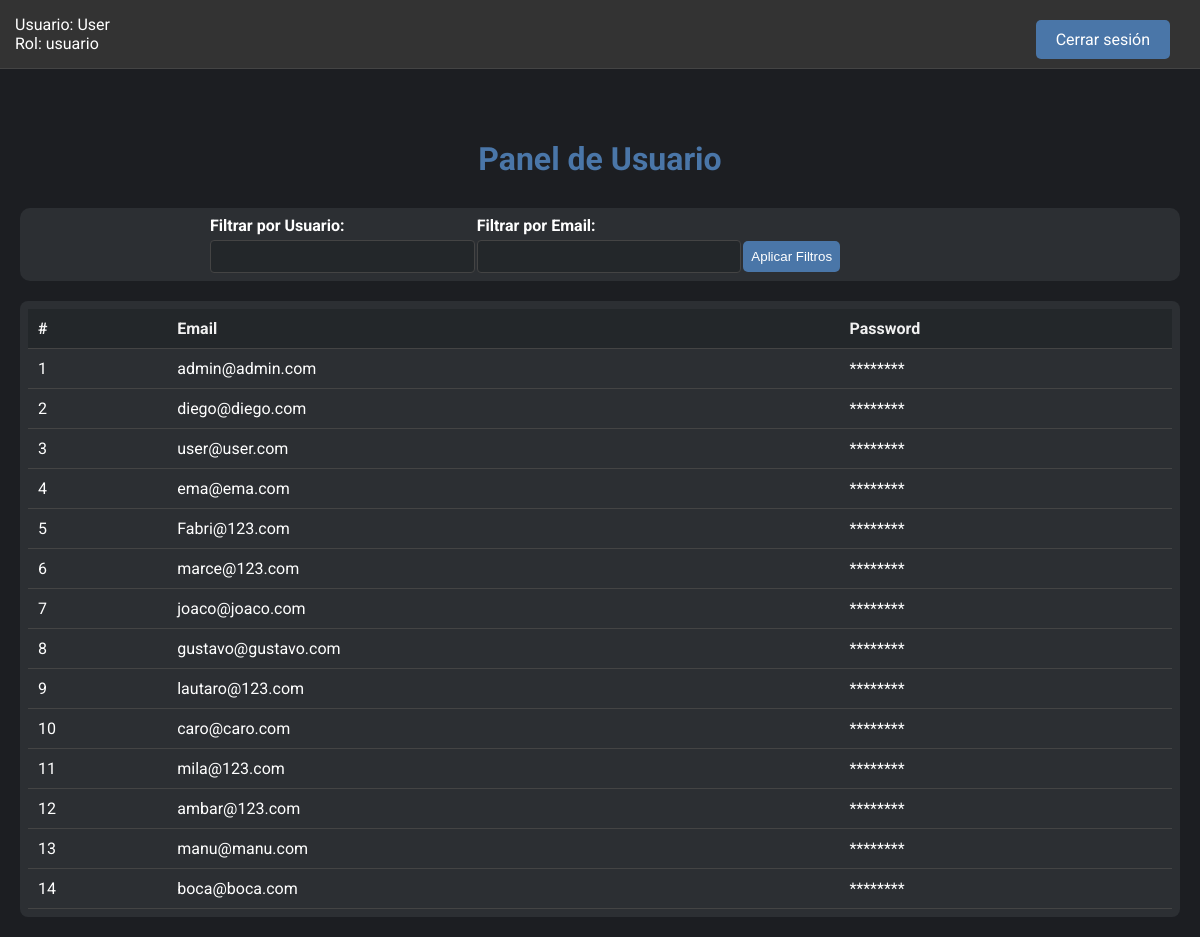
Page /dashboard.php (signed in) on the committed database.
### tables this page shows
CREATE TABLE `users` (
  `id` int(11) NOT NULL,
  `username` varchar(50) NOT NULL,
  `email` varchar(100) NOT NULL,
  `password` varchar(255) NOT NULL,
  `role` enum('usuario','administrador') DEFAULT 'usuario',
  `created_at` timestamp NOT NULL DEFAULT current_timestamp(),
  `is_active` tinyint(1) DEFAULT 1,
  `failed_attempts` int(11) DEFAULT 0,
  `last_attempt` timestamp NULL DEFAULT NULL,
  `security_question_1` varchar(255) DEFAULT NULL,
  `security_question_2` varchar(255) DEFAULT NULL,
  `security_question_3` varchar(255) DEFAULT NULL
);

### dashboard.php (the view, shortened to what this page needs)
<?php
include 'db.php';
$isAdmin = $_SESSION['role'] === 'administrador';
$isUser = $_SESSION['role'] === 'usuario';
$username_filter = isset($_GET['username']) ? $_GET['username'] : '';
$email_filter = isset($_GET['email']) ? $_GET['email'] : '';
$sql = "SELECT id, username, email, password, role, created_at FROM users WHERE 1=1";
$params = [];
try {
    $stmt = $pdo->prepare($sql);
    $stmt->execute($params);
    $users = $stmt->fetchAll(PDO::FETCH_ASSOC);
} catch (PDOException $e) {
    echo 'Error: ' . $e->getMessage();
}
?>
<!DOCTYPE html>
<html lang="es">
<head>
    <link rel="stylesheet" href="css/dashboard.css">
</head>
<body>
    <div class="header">
        <div class="user-info">
            Usuario: <?php echo htmlspecialchars($_SESSION['username']); ?><br>
            Rol: <?php echo htmlspecialchars($_SESSION['role']); ?>
        </div>
        <div class="buttons">
            <a href="logout.php">Cerrar sesión</a>
        </div>
    </div>
    <div class="content">
        <h1>Panel de Usuario</h1>
        <div class="container">
            <div class="filter-container">
                <form method="GET" action="dashboard.php">
                    <div>
                        <label for="username">Filtrar por Usuario:</label>
                        <input type="text" name="username" id="username"
                            value="<?php echo htmlspecialchars($username_filter); ?>">
                    </div>
                    <div>
                        <label for="email">Filtrar por Email:</label>
                        <input type="text" name="email" id="email"
                            value="<?php echo htmlspecialchars($email_filter); ?>">
                    </div>
                    <div>
                        <input type="submit" value="Aplicar Filtros">
                    </div>
                </form>
            </div>
            <div class="table-container">
                <table>
                    <thead>
                        <tr>
                            <?php if ($isAdmin): ?>
                                <th>#</th>
                                <th>Username</th>
                                <th>Email</th>
                                <th>Password</th>
                                <th>Role</th>
                                <th>Created At</th>
                            <?php elseif ($isUser): ?>
                                <th>#</th>
                                <th>Email</th>
                                <th>Password</th>
                            <?php endif; ?>
                        </tr>
                    </thead>
                    <tbody>
                        <?php
                        foreach ($users as $row) {
                            echo '<tr>';
                            echo '<td>' . htmlspecialchars($row['id']) . '</td>';
                            echo '<td>' . htmlspecialchars($row['email']) . '</td>';
                            echo '<td>********</td>';
                            echo '</tr>';
                        }
                        ?>
                    </tbody>
                </table>
            </div>
        </div>
    </div>
</body>
</html>

### css/dashboard.css (style rules this page uses)
.header { width: 100%; background-color: #333; color: white; padding: 15px; display: flex; justify-content: space-between; align-items: center; box-sizing: border-box; border-bottom: 1px solid #444; position: fixed; z-index: 10; top: 0; left: 0; }
body { font-family: 'Roboto', sans-serif; background-color: #1c1e22; color: white; margin: 0; padding: 20px; }
h1 { text-align: center; color: #4a76a8; margin-top: 120px; }
.buttons { position: absolute; top: 20px; right: 20px; }
.buttons a { display: inline-block; margin: 0 10px; padding: 10px 20px; background-color: #4a76a8; color: white; text-decoration: none; border-radius: 5px; }
.container { max-width: 100%; margin: 0 auto; }
.content { margin-top: 20px; }
.table-container { margin-top: 20px; background-color: #2c2f33; border-radius: 8px; padding: 8px; }
table { width: 100%; border-collapse: collapse; padding: 20px; }
th, td { padding: 10px; text-align: left; border-bottom: 1px solid #444; }
th { background-color: #23272a; color: #f1f1f1; }
.filter-container { display: flex; justify-content: center; background-color: #2c2f33; padding: 8px; border-radius: 10px; margin-top: 30px; }
.filter-container form { display: flex; justify-content: center; flex-wrap: wrap; max-width: 800px; width: 100%; }
.filter-container div { flex: 1; margin: 0 10px; min-width: 100px; }
.filter-container label { display: block; margin-bottom: 5px; font-weight: bold; }
.filter-container input[type="text"] { width: 100%; padding: 8px; border-radius: 4px; border: 1px solid #444; background-color: #23272a; color: white; }
.filter-container input[type="submit"] { margin-top: 25px; padding: 8px; background-color: #4a76a8; color: white; border: none; border-radius: 5px; cursor: pointer; }

### rows in the picture
users: id "1", email "admin@admin.com"
users: id "2", email "diego@diego.com"
users: id "3", email "user@user.com"
users: id "4", email "ema@ema.com"
users: id "5", email "Fabri@123.com"
users: id "6", email "marce@123.com"
users: id "7", email "joaco@joaco.com"
users: id "8", email "gustavo@gustavo.com"
users: id "9", email "lautaro@123.com"
users: id "10", email "caro@caro.com"
users: id "11", email "mila@123.com"
users: id "12", email "ambar@123.com"
users: id "13", email "manu@manu.com"
users: id "14", email "boca@boca.com"

### other values in the picture
$_SESSION['username'] "User"
$_SESSION['role'] "usuario"
